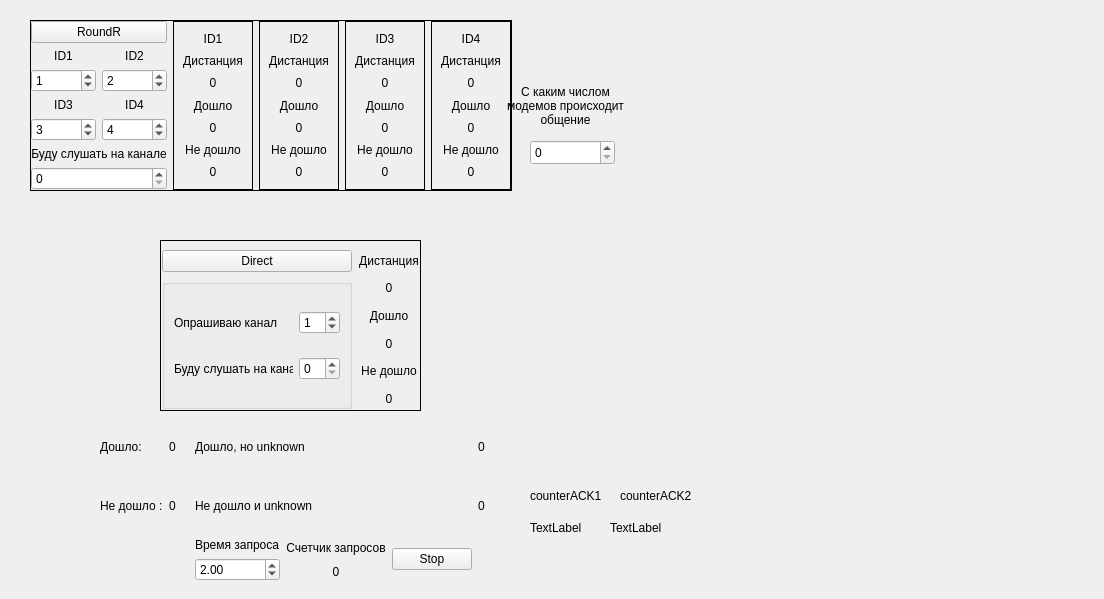
<?xml version="1.0" encoding="UTF-8"?>
<ui version="4.0">
 <class>Widget</class>
 <widget class="QWidget" name="Widget">
  <property name="geometry">
   <rect>
    <x>0</x>
    <y>0</y>
    <width>1104</width>
    <height>599</height>
   </rect>
  </property>
  <property name="windowTitle">
   <string>Form</string>
  </property>
  <widget class="QFrame" name="horizontalFrame">
   <property name="geometry">
    <rect>
     <x>160</x>
     <y>240</y>
     <width>261</width>
     <height>171</height>
    </rect>
   </property>
   <property name="frameShape">
    <enum>QFrame::Box</enum>
   </property>
   <layout class="QHBoxLayout" name="horizontalLayout">
    <property name="spacing">
     <number>7</number>
    </property>
    <property name="sizeConstraint">
     <enum>QLayout::SetDefaultConstraint</enum>
    </property>
    <property name="leftMargin">
     <number>1</number>
    </property>
    <property name="rightMargin">
     <number>1</number>
    </property>
    <property name="bottomMargin">
     <number>1</number>
    </property>
    <item>
     <layout class="QVBoxLayout" name="verticalLayout">
      <item>
       <widget class="QPushButton" name="btnDirect">
        <property name="text">
         <string>Direct</string>
        </property>
       </widget>
      </item>
      <item>
       <widget class="QGroupBox" name="gridGroupBox">
        <layout class="QGridLayout" name="gridLayout">
         <item row="0" column="0">
          <widget class="QLabel" name="examineChannel">
           <property name="frameShape">
            <enum>QFrame::NoFrame</enum>
           </property>
           <property name="frameShadow">
            <enum>QFrame::Raised</enum>
           </property>
           <property name="text">
            <string>Опрашиваю канал</string>
           </property>
          </widget>
         </item>
         <item row="1" column="0">
          <widget class="QLabel" name="waitChennel">
           <property name="frameShape">
            <enum>QFrame::NoFrame</enum>
           </property>
           <property name="frameShadow">
            <enum>QFrame::Raised</enum>
           </property>
           <property name="text">
            <string>Буду слушать на канале</string>
           </property>
          </widget>
         </item>
         <item row="0" column="1">
          <widget class="QSpinBox" name="spinBoxexamineChannel">
           <property name="value">
            <number>1</number>
           </property>
          </widget>
         </item>
         <item row="1" column="1">
          <widget class="QSpinBox" name="spinBoxwaitChennel"/>
         </item>
        </layout>
       </widget>
      </item>
     </layout>
    </item>
    <item>
     <layout class="QVBoxLayout" name="verticalLayout_3">
      <item>
       <widget class="QLabel" name="label_8">
        <property name="frameShape">
         <enum>QFrame::NoFrame</enum>
        </property>
        <property name="frameShadow">
         <enum>QFrame::Raised</enum>
        </property>
        <property name="text">
         <string>Дистанция</string>
        </property>
        <property name="alignment">
         <set>Qt::AlignCenter</set>
        </property>
       </widget>
      </item>
      <item>
       <widget class="QLabel" name="distanceDirect">
        <property name="frameShape">
         <enum>QFrame::NoFrame</enum>
        </property>
        <property name="frameShadow">
         <enum>QFrame::Raised</enum>
        </property>
        <property name="text">
         <string>0</string>
        </property>
        <property name="alignment">
         <set>Qt::AlignCenter</set>
        </property>
       </widget>
      </item>
      <item>
       <widget class="QLabel" name="label_10">
        <property name="frameShape">
         <enum>QFrame::NoFrame</enum>
        </property>
        <property name="frameShadow">
         <enum>QFrame::Raised</enum>
        </property>
        <property name="text">
         <string>Дошло</string>
        </property>
        <property name="alignment">
         <set>Qt::AlignCenter</set>
        </property>
       </widget>
      </item>
      <item>
       <widget class="QLabel" name="goodDirect">
        <property name="frameShape">
         <enum>QFrame::NoFrame</enum>
        </property>
        <property name="frameShadow">
         <enum>QFrame::Raised</enum>
        </property>
        <property name="text">
         <string>0</string>
        </property>
        <property name="alignment">
         <set>Qt::AlignCenter</set>
        </property>
       </widget>
      </item>
      <item>
       <widget class="QLabel" name="label_12">
        <property name="frameShape">
         <enum>QFrame::NoFrame</enum>
        </property>
        <property name="frameShadow">
         <enum>QFrame::Raised</enum>
        </property>
        <property name="text">
         <string>Не дошло</string>
        </property>
        <property name="alignment">
         <set>Qt::AlignCenter</set>
        </property>
       </widget>
      </item>
      <item>
       <widget class="QLabel" name="bedDirect">
        <property name="frameShape">
         <enum>QFrame::NoFrame</enum>
        </property>
        <property name="frameShadow">
         <enum>QFrame::Raised</enum>
        </property>
        <property name="text">
         <string>0</string>
        </property>
        <property name="alignment">
         <set>Qt::AlignCenter</set>
        </property>
       </widget>
      </item>
     </layout>
    </item>
   </layout>
  </widget>
  <widget class="QFrame" name="horizontalFrame">
   <property name="enabled">
    <bool>true</bool>
   </property>
   <property name="geometry">
    <rect>
     <x>30</x>
     <y>20</y>
     <width>461</width>
     <height>201</height>
    </rect>
   </property>
   <property name="frameShape">
    <enum>QFrame::Box</enum>
   </property>
   <layout class="QHBoxLayout" name="horizontalLayout_2">
    <property name="sizeConstraint">
     <enum>QLayout::SetFixedSize</enum>
    </property>
    <property name="leftMargin">
     <number>0</number>
    </property>
    <property name="topMargin">
     <number>0</number>
    </property>
    <property name="rightMargin">
     <number>0</number>
    </property>
    <property name="bottomMargin">
     <number>0</number>
    </property>
    <item>
     <layout class="QVBoxLayout" name="verticalLayout_2">
      <item>
       <widget class="QPushButton" name="btnRoundR">
        <property name="text">
         <string>RoundR</string>
        </property>
       </widget>
      </item>
      <item>
       <layout class="QGridLayout" name="gridLayout_2">
        <item row="2" column="1">
         <widget class="QLabel" name="label_7">
          <property name="text">
           <string>ID4</string>
          </property>
          <property name="alignment">
           <set>Qt::AlignCenter</set>
          </property>
         </widget>
        </item>
        <item row="1" column="0">
         <widget class="QSpinBox" name="spinBoxTxCh1">
          <property name="value">
           <number>1</number>
          </property>
         </widget>
        </item>
        <item row="2" column="0">
         <widget class="QLabel" name="label_6">
          <property name="text">
           <string>ID3</string>
          </property>
          <property name="alignment">
           <set>Qt::AlignCenter</set>
          </property>
         </widget>
        </item>
        <item row="0" column="0">
         <widget class="QLabel" name="label_3">
          <property name="text">
           <string>ID1</string>
          </property>
          <property name="alignment">
           <set>Qt::AlignCenter</set>
          </property>
         </widget>
        </item>
        <item row="3" column="0">
         <widget class="QSpinBox" name="spinBoxTxCh3">
          <property name="value">
           <number>3</number>
          </property>
         </widget>
        </item>
        <item row="0" column="1">
         <widget class="QLabel" name="label_4">
          <property name="text">
           <string>ID2</string>
          </property>
          <property name="alignment">
           <set>Qt::AlignCenter</set>
          </property>
         </widget>
        </item>
        <item row="1" column="1">
         <widget class="QSpinBox" name="spinBoxTxCh2">
          <property name="value">
           <number>2</number>
          </property>
         </widget>
        </item>
        <item row="3" column="1">
         <widget class="QSpinBox" name="spinBoxTxCh4">
          <property name="value">
           <number>4</number>
          </property>
         </widget>
        </item>
       </layout>
      </item>
      <item>
       <widget class="QLabel" name="label_5">
        <property name="contextMenuPolicy">
         <enum>Qt::DefaultContextMenu</enum>
        </property>
        <property name="layoutDirection">
         <enum>Qt::LeftToRight</enum>
        </property>
        <property name="frameShape">
         <enum>QFrame::NoFrame</enum>
        </property>
        <property name="text">
         <string>Буду слушать на канале</string>
        </property>
        <property name="alignment">
         <set>Qt::AlignCenter</set>
        </property>
       </widget>
      </item>
      <item>
       <widget class="QSpinBox" name="spinBoxRxCh"/>
      </item>
     </layout>
    </item>
    <item>
     <widget class="QFrame" name="verticalFrame_4">
      <property name="frameShape">
       <enum>QFrame::Box</enum>
      </property>
      <layout class="QVBoxLayout" name="verticalLayout_4">
       <item>
        <widget class="QLabel" name="label_13">
         <property name="text">
          <string>ID1</string>
         </property>
         <property name="alignment">
          <set>Qt::AlignCenter</set>
         </property>
        </widget>
       </item>
       <item>
        <widget class="QLabel" name="label_14">
         <property name="text">
          <string>Дистанция</string>
         </property>
         <property name="alignment">
          <set>Qt::AlignCenter</set>
         </property>
        </widget>
       </item>
       <item>
        <widget class="QLabel" name="distanceRoundID1">
         <property name="text">
          <string>0</string>
         </property>
         <property name="alignment">
          <set>Qt::AlignCenter</set>
         </property>
        </widget>
       </item>
       <item>
        <widget class="QLabel" name="label_16">
         <property name="text">
          <string>Дошло</string>
         </property>
         <property name="alignment">
          <set>Qt::AlignCenter</set>
         </property>
        </widget>
       </item>
       <item>
        <widget class="QLabel" name="goodRoundID1">
         <property name="text">
          <string>0</string>
         </property>
         <property name="alignment">
          <set>Qt::AlignCenter</set>
         </property>
        </widget>
       </item>
       <item>
        <widget class="QLabel" name="label_18">
         <property name="text">
          <string>Не дошло</string>
         </property>
         <property name="alignment">
          <set>Qt::AlignCenter</set>
         </property>
        </widget>
       </item>
       <item>
        <widget class="QLabel" name="bedRoundID1">
         <property name="text">
          <string>0</string>
         </property>
         <property name="alignment">
          <set>Qt::AlignCenter</set>
         </property>
        </widget>
       </item>
      </layout>
     </widget>
    </item>
    <item>
     <widget class="QFrame" name="verticalFrame_5">
      <property name="frameShape">
       <enum>QFrame::Box</enum>
      </property>
      <layout class="QVBoxLayout" name="verticalLayout_5">
       <item>
        <widget class="QLabel" name="label_9">
         <property name="text">
          <string>ID2</string>
         </property>
         <property name="alignment">
          <set>Qt::AlignCenter</set>
         </property>
        </widget>
       </item>
       <item>
        <widget class="QLabel" name="label_11">
         <property name="text">
          <string>Дистанция</string>
         </property>
         <property name="alignment">
          <set>Qt::AlignCenter</set>
         </property>
        </widget>
       </item>
       <item>
        <widget class="QLabel" name="distanceRoundID2">
         <property name="text">
          <string>0</string>
         </property>
         <property name="alignment">
          <set>Qt::AlignCenter</set>
         </property>
        </widget>
       </item>
       <item>
        <widget class="QLabel" name="label_21">
         <property name="text">
          <string>Дошло</string>
         </property>
         <property name="alignment">
          <set>Qt::AlignCenter</set>
         </property>
        </widget>
       </item>
       <item>
        <widget class="QLabel" name="goodRoundID2">
         <property name="text">
          <string>0</string>
         </property>
         <property name="alignment">
          <set>Qt::AlignCenter</set>
         </property>
        </widget>
       </item>
       <item>
        <widget class="QLabel" name="label_23">
         <property name="text">
          <string>Не дошло</string>
         </property>
         <property name="alignment">
          <set>Qt::AlignCenter</set>
         </property>
        </widget>
       </item>
       <item>
        <widget class="QLabel" name="bedRoundID2">
         <property name="text">
          <string>0</string>
         </property>
         <property name="alignment">
          <set>Qt::AlignCenter</set>
         </property>
        </widget>
       </item>
      </layout>
     </widget>
    </item>
    <item>
     <widget class="QFrame" name="verticalFrame_6">
      <property name="frameShape">
       <enum>QFrame::Box</enum>
      </property>
      <layout class="QVBoxLayout" name="verticalLayout_6">
       <item>
        <widget class="QLabel" name="label_25">
         <property name="text">
          <string>ID3</string>
         </property>
         <property name="alignment">
          <set>Qt::AlignCenter</set>
         </property>
        </widget>
       </item>
       <item>
        <widget class="QLabel" name="label_26">
         <property name="text">
          <string>Дистанция</string>
         </property>
         <property name="alignment">
          <set>Qt::AlignCenter</set>
         </property>
        </widget>
       </item>
       <item>
        <widget class="QLabel" name="distanceRoundID3">
         <property name="text">
          <string>0</string>
         </property>
         <property name="alignment">
          <set>Qt::AlignCenter</set>
         </property>
        </widget>
       </item>
       <item>
        <widget class="QLabel" name="label_28">
         <property name="text">
          <string>Дошло</string>
         </property>
         <property name="alignment">
          <set>Qt::AlignCenter</set>
         </property>
        </widget>
       </item>
       <item>
        <widget class="QLabel" name="goodRoundID3">
         <property name="text">
          <string>0</string>
         </property>
         <property name="alignment">
          <set>Qt::AlignCenter</set>
         </property>
        </widget>
       </item>
       <item>
        <widget class="QLabel" name="label_38">
         <property name="text">
          <string>Не дошло</string>
         </property>
         <property name="alignment">
          <set>Qt::AlignCenter</set>
         </property>
        </widget>
       </item>
       <item>
        <widget class="QLabel" name="bedRoundID3">
         <property name="text">
          <string>0</string>
         </property>
         <property name="alignment">
          <set>Qt::AlignCenter</set>
         </property>
        </widget>
       </item>
      </layout>
     </widget>
    </item>
    <item>
     <widget class="QFrame" name="verticalFrame_7">
      <property name="frameShape">
       <enum>QFrame::Box</enum>
      </property>
      <layout class="QVBoxLayout" name="verticalLayout_7">
       <item>
        <widget class="QLabel" name="label_31">
         <property name="text">
          <string>ID4</string>
         </property>
         <property name="alignment">
          <set>Qt::AlignCenter</set>
         </property>
        </widget>
       </item>
       <item>
        <widget class="QLabel" name="label_32">
         <property name="text">
          <string>Дистанция</string>
         </property>
         <property name="alignment">
          <set>Qt::AlignCenter</set>
         </property>
        </widget>
       </item>
       <item>
        <widget class="QLabel" name="distanceRoundID4">
         <property name="text">
          <string>0</string>
         </property>
         <property name="alignment">
          <set>Qt::AlignCenter</set>
         </property>
        </widget>
       </item>
       <item>
        <widget class="QLabel" name="label_35">
         <property name="text">
          <string>Дошло</string>
         </property>
         <property name="alignment">
          <set>Qt::AlignCenter</set>
         </property>
        </widget>
       </item>
       <item>
        <widget class="QLabel" name="goodRoundID4">
         <property name="text">
          <string>0</string>
         </property>
         <property name="alignment">
          <set>Qt::AlignCenter</set>
         </property>
        </widget>
       </item>
       <item>
        <widget class="QLabel" name="label_37">
         <property name="text">
          <string>Не дошло</string>
         </property>
         <property name="alignment">
          <set>Qt::AlignCenter</set>
         </property>
        </widget>
       </item>
       <item>
        <widget class="QLabel" name="bedRoundID4">
         <property name="text">
          <string>0</string>
         </property>
         <property name="alignment">
          <set>Qt::AlignCenter</set>
         </property>
        </widget>
       </item>
      </layout>
     </widget>
    </item>
   </layout>
  </widget>
  <widget class="QWidget" name="verticalLayoutWidget_3">
   <property name="geometry">
    <rect>
     <x>100</x>
     <y>420</y>
     <width>398</width>
     <height>161</height>
    </rect>
   </property>
   <layout class="QVBoxLayout" name="verticalLayout_10">
    <item>
     <layout class="QGridLayout" name="gridLayout_3">
      <item row="1" column="0">
       <widget class="QLabel" name="label_2">
        <property name="text">
         <string>Не дошло :</string>
        </property>
       </widget>
      </item>
      <item row="1" column="2">
       <widget class="QLabel" name="label_17">
        <property name="text">
         <string>Не дошло и unknown</string>
        </property>
       </widget>
      </item>
      <item row="1" column="3">
       <widget class="QLabel" name="notGoodUnknown">
        <property name="text">
         <string>0</string>
        </property>
       </widget>
      </item>
      <item row="0" column="0">
       <widget class="QLabel" name="label">
        <property name="text">
         <string>Дошло:</string>
        </property>
       </widget>
      </item>
      <item row="1" column="1">
       <widget class="QLabel" name="notGoodAll">
        <property name="text">
         <string>0</string>
        </property>
       </widget>
      </item>
      <item row="0" column="3">
       <widget class="QLabel" name="goodUnknown">
        <property name="text">
         <string>0</string>
        </property>
       </widget>
      </item>
      <item row="2" column="2">
       <layout class="QHBoxLayout" name="horizontalLayout_3">
        <item>
         <layout class="QVBoxLayout" name="verticalLayout_8">
          <item>
           <widget class="QLabel" name="label_19">
            <property name="text">
             <string>Время запроса</string>
            </property>
           </widget>
          </item>
          <item>
           <widget class="QDoubleSpinBox" name="doubleSpinBoxTime">
            <property name="maximum">
             <double>100.000000000000000</double>
            </property>
            <property name="singleStep">
             <double>0.010000000000000</double>
            </property>
            <property name="value">
             <double>2.000000000000000</double>
            </property>
           </widget>
          </item>
         </layout>
        </item>
        <item>
         <layout class="QVBoxLayout" name="verticalLayout_9">
          <item>
           <widget class="QLabel" name="label_20">
            <property name="layoutDirection">
             <enum>Qt::LeftToRight</enum>
            </property>
            <property name="text">
             <string>Счетчик запросов</string>
            </property>
            <property name="alignment">
             <set>Qt::AlignCenter</set>
            </property>
           </widget>
          </item>
          <item>
           <widget class="QLabel" name="labelcounterACK">
            <property name="layoutDirection">
             <enum>Qt::LeftToRight</enum>
            </property>
            <property name="text">
             <string>0</string>
            </property>
            <property name="alignment">
             <set>Qt::AlignCenter</set>
            </property>
           </widget>
          </item>
         </layout>
        </item>
        <item>
         <widget class="QPushButton" name="btnStop">
          <property name="text">
           <string>Stop</string>
          </property>
         </widget>
        </item>
       </layout>
      </item>
      <item row="0" column="1">
       <widget class="QLabel" name="goodAll">
        <property name="text">
         <string>0</string>
        </property>
       </widget>
      </item>
      <item row="0" column="2">
       <widget class="QLabel" name="label_15">
        <property name="text">
         <string>Дошло, но unknown</string>
        </property>
       </widget>
      </item>
     </layout>
    </item>
   </layout>
  </widget>
  <widget class="QLabel" name="counterACK1">
   <property name="geometry">
    <rect>
     <x>530</x>
     <y>520</y>
     <width>55</width>
     <height>16</height>
    </rect>
   </property>
   <property name="text">
    <string>TextLabel</string>
   </property>
  </widget>
  <widget class="QLabel" name="counterACK2">
   <property name="geometry">
    <rect>
     <x>610</x>
     <y>520</y>
     <width>55</width>
     <height>16</height>
    </rect>
   </property>
   <property name="text">
    <string>TextLabel</string>
   </property>
  </widget>
  <widget class="QLabel" name="label_22">
   <property name="geometry">
    <rect>
     <x>530</x>
     <y>480</y>
     <width>81</width>
     <height>31</height>
    </rect>
   </property>
   <property name="text">
    <string>counterACK1</string>
   </property>
  </widget>
  <widget class="QLabel" name="label_24">
   <property name="geometry">
    <rect>
     <x>620</x>
     <y>480</y>
     <width>81</width>
     <height>31</height>
    </rect>
   </property>
   <property name="text">
    <string>counterACK2</string>
   </property>
  </widget>
  <widget class="QSpinBox" name="spinBoxNumber">
   <property name="geometry">
    <rect>
     <x>530</x>
     <y>140</y>
     <width>85</width>
     <height>25</height>
    </rect>
   </property>
  </widget>
  <widget class="QLabel" name="label_27">
   <property name="geometry">
    <rect>
     <x>500</x>
     <y>80</y>
     <width>131</width>
     <height>51</height>
    </rect>
   </property>
   <property name="text">
    <string>С каким числом модемов происходит общение</string>
   </property>
   <property name="scaledContents">
    <bool>false</bool>
   </property>
   <property name="alignment">
    <set>Qt::AlignCenter</set>
   </property>
   <property name="wordWrap">
    <bool>true</bool>
   </property>
  </widget>
 </widget>
 <resources/>
 <connections/>
</ui>
